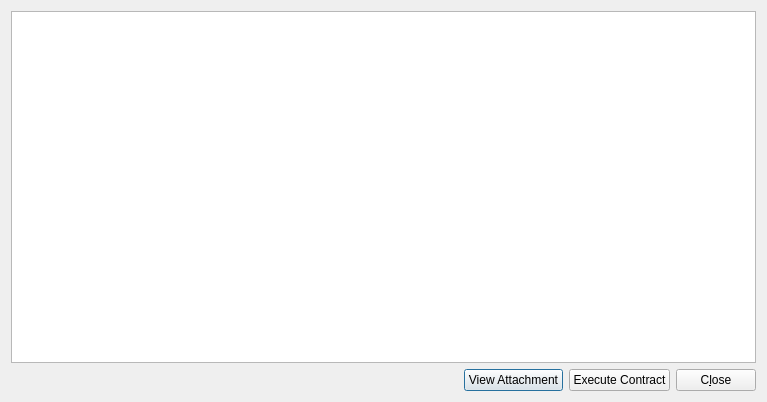
<?xml version="1.0" encoding="UTF-8"?>
<ui version="4.0">
 <class>TransactionDescDialog</class>
 <widget class="QDialog" name="TransactionDescDialog">
  <property name="geometry">
   <rect>
    <x>0</x>
    <y>0</y>
    <width>767</width>
    <height>402</height>
   </rect>
  </property>
  <property name="maximumSize">
   <size>
    <width>16777215</width>
    <height>16777215</height>
   </size>
  </property>
  <property name="windowTitle">
   <string>Transaction details</string>
  </property>
  <property name="layoutDirection">
   <enum>Qt::LeftToRight</enum>
  </property>
  <layout class="QVBoxLayout" name="verticalLayout">
   <item>
    <widget class="QTextEdit" name="detailText">
     <property name="toolTip">
      <string>This pane shows a detailed description of the transaction</string>
     </property>
     <property name="readOnly">
      <bool>true</bool>
     </property>
    </widget>
   </item>
   <item>
    <layout class="QHBoxLayout" name="horizontalLayout">
     <item>
      <spacer name="horizontalSpacer">
       <property name="orientation">
        <enum>Qt::Horizontal</enum>
       </property>
       <property name="sizeHint" stdset="0">
        <size>
         <width>40</width>
         <height>20</height>
        </size>
       </property>
      </spacer>
     </item>
     <item>
      <widget class="QPushButton" name="btnViewAttachment">
       <property name="text">
        <string>View Attachment</string>
       </property>
      </widget>
     </item>
     <item>
      <widget class="QPushButton" name="btnExecute">
       <property name="enabled">
        <bool>true</bool>
       </property>
       <property name="text">
        <string>Execute Contract</string>
       </property>
      </widget>
     </item>
     <item>
      <widget class="QPushButton" name="pushButton">
       <property name="text">
        <string>C&amp;lose</string>
       </property>
      </widget>
     </item>
    </layout>
   </item>
  </layout>
 </widget>
 <resources/>
 <connections>
  <connection>
   <sender>pushButton</sender>
   <signal>clicked()</signal>
   <receiver>TransactionDescDialog</receiver>
   <slot>reject()</slot>
   <hints>
    <hint type="sourcelabel">
     <x>712</x>
     <y>382</y>
    </hint>
    <hint type="destinationlabel">
     <x>126</x>
     <y>362</y>
    </hint>
   </hints>
  </connection>
 </connections>
</ui>
